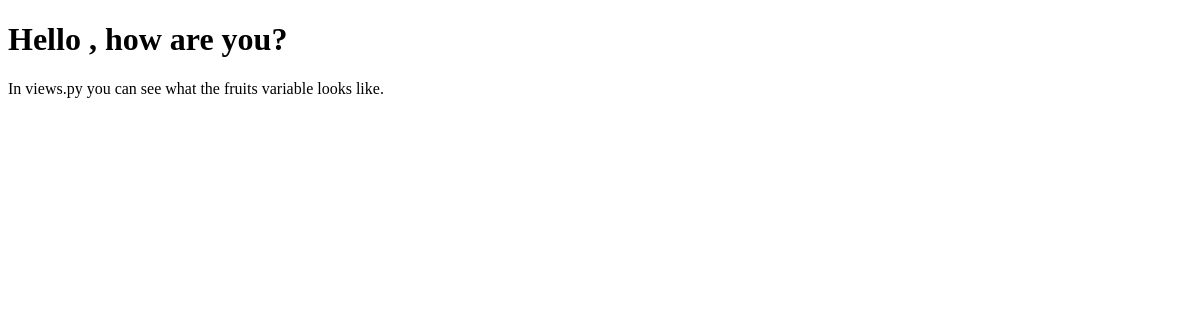
Page /testing/ on the earlier database version.
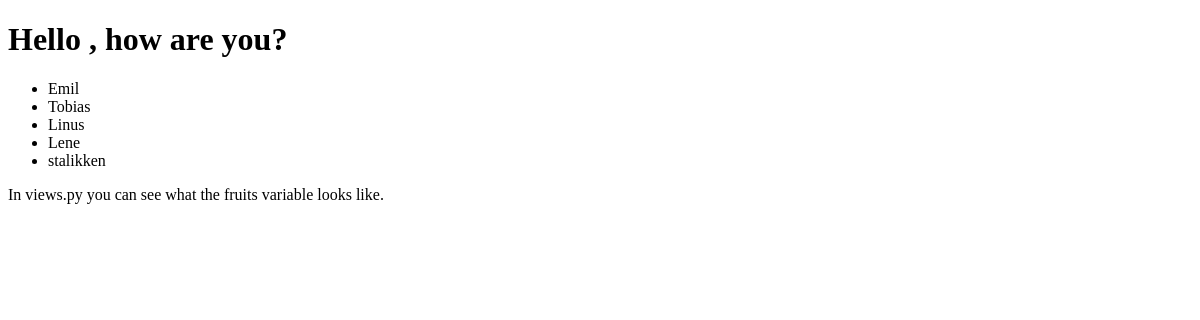
Same page on the later database version.
### members/models.py (models this page shows, shortened)
class Member(models.Model):
  firstname = models.CharField(max_length=255)
  lastname = models.CharField(max_length=255)
  phone = models.IntegerField(null=True)
  joined_date = models.DateField(null=True)

### members/views.py (the view)
# urls.py: path('testing/', views.testing, name='testing'),
def testing(request):
  mymembers = Member.objects.all().values()
  template = loader.get_template('template.html')
  context = {
    'mymembers': mymembers,
  }
  return HttpResponse(template.render(context, request))

### members/templates/template.html
<!DOCTYPE html>
<html>
<body>
<h1>Hello {{ firstname }}, how are you?</h1>
<ul>
    {% for x in mymembers %}
        <li>{{ x.firstname }}</li>
    {% endfor %}
</ul>
<p>In views.py you can see what the fruits variable looks like.</p>
</body>
</html>

Differences in the rows shown:
added Member: firstname "Emil"
added Member: firstname "Tobias"
added Member: firstname "Linus"
added Member: firstname "Lene"
added Member: firstname "stalikken"
